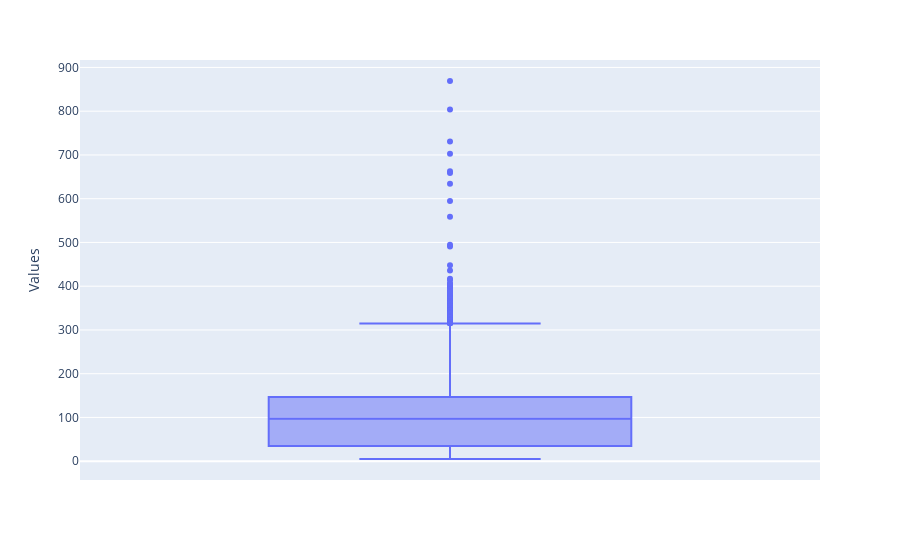

This figure's notebook cell:
### Markdown cell above
### Box plot

### Code cell
px.box(df, y='Values')

### Figure 1 — Plotly figure (JSON) as saved in the notebook; plotly's stock layout.template omitted (floating-point values rounded to 4 significant figures; data arrays with more than 128 entries replaced by an {"elided": "..."} marker saying what was removed)
{"data": [{"alignmentgroup": "True", "hovertemplate": "Values=%{y}<extra></extra>", "legendgroup": "", "marker": {"color": "#636efa"}, "name": "", "notched": false, "offsetgroup": "", "orientation": "v", "showlegend": false, "type": "box", "x0": " ", "xaxis": "x", "y": {"elided": "3597 int values"}, "y0": " ", "yaxis": "y"}], "layout": {"boxmode": "group", "legend": {"tracegroupgap": 0}, "margin": {"t": 60}, "xaxis": {"anchor": "y", "domain": [0, 1]}, "yaxis": {"anchor": "x", "domain": [0, 1], "title": {"text": "Values"}}}}
